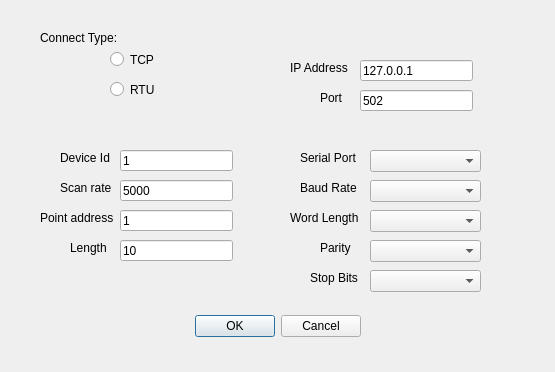
<?xml version="1.0" encoding="UTF-8"?>
<ui version="4.0">
 <class>NewConnectionWidget</class>
 <widget class="QDialog" name="NewConnectionWidget">
  <property name="geometry">
   <rect>
    <x>0</x>
    <y>0</y>
    <width>555</width>
    <height>372</height>
   </rect>
  </property>
  <property name="windowTitle">
   <string>New Connection</string>
  </property>
  <widget class="QDialogButtonBox" name="buttonBox">
   <property name="geometry">
    <rect>
     <x>90</x>
     <y>310</y>
     <width>271</width>
     <height>32</height>
    </rect>
   </property>
   <property name="orientation">
    <enum>Qt::Horizontal</enum>
   </property>
   <property name="standardButtons">
    <set>QDialogButtonBox::Cancel|QDialogButtonBox::Ok</set>
   </property>
  </widget>
  <widget class="QLabel" name="lblIpAddress">
   <property name="geometry">
    <rect>
     <x>290</x>
     <y>60</y>
     <width>121</width>
     <height>16</height>
    </rect>
   </property>
   <property name="text">
    <string>&lt;html&gt;&lt;head/&gt;&lt;body&gt;&lt;p&gt;IP Address&lt;/p&gt;&lt;/body&gt;&lt;/html&gt;</string>
   </property>
  </widget>
  <widget class="QLineEdit" name="lineEditIpAddress">
   <property name="geometry">
    <rect>
     <x>360</x>
     <y>60</y>
     <width>113</width>
     <height>21</height>
    </rect>
   </property>
   <property name="text">
    <string>127.0.0.1</string>
   </property>
   <property name="readOnly">
    <bool>false</bool>
   </property>
   <property name="placeholderText">
    <string/>
   </property>
  </widget>
  <widget class="QLabel" name="lblPort">
   <property name="geometry">
    <rect>
     <x>320</x>
     <y>90</y>
     <width>121</width>
     <height>16</height>
    </rect>
   </property>
   <property name="text">
    <string>Port</string>
   </property>
  </widget>
  <widget class="QLineEdit" name="lineEditPort">
   <property name="geometry">
    <rect>
     <x>360</x>
     <y>90</y>
     <width>113</width>
     <height>21</height>
    </rect>
   </property>
   <property name="text">
    <string>502</string>
   </property>
  </widget>
  <widget class="QLineEdit" name="lineEditScanRate">
   <property name="geometry">
    <rect>
     <x>120</x>
     <y>180</y>
     <width>113</width>
     <height>21</height>
    </rect>
   </property>
   <property name="text">
    <string>5000</string>
   </property>
  </widget>
  <widget class="QLabel" name="lblPointAddress">
   <property name="geometry">
    <rect>
     <x>40</x>
     <y>210</y>
     <width>121</width>
     <height>16</height>
    </rect>
   </property>
   <property name="text">
    <string>Point address</string>
   </property>
  </widget>
  <widget class="QLabel" name="lnlScanRate">
   <property name="geometry">
    <rect>
     <x>60</x>
     <y>180</y>
     <width>121</width>
     <height>16</height>
    </rect>
   </property>
   <property name="text">
    <string>Scan rate</string>
   </property>
  </widget>
  <widget class="QLineEdit" name="lineEditPointAddress">
   <property name="geometry">
    <rect>
     <x>120</x>
     <y>210</y>
     <width>113</width>
     <height>21</height>
    </rect>
   </property>
   <property name="text">
    <string>1</string>
   </property>
  </widget>
  <widget class="QLineEdit" name="lineEditLength">
   <property name="geometry">
    <rect>
     <x>120</x>
     <y>240</y>
     <width>113</width>
     <height>21</height>
    </rect>
   </property>
   <property name="text">
    <string>10</string>
   </property>
  </widget>
  <widget class="QLabel" name="lblLength">
   <property name="geometry">
    <rect>
     <x>70</x>
     <y>240</y>
     <width>121</width>
     <height>16</height>
    </rect>
   </property>
   <property name="text">
    <string>Length</string>
   </property>
  </widget>
  <widget class="QLabel" name="lblBaudRate">
   <property name="geometry">
    <rect>
     <x>300</x>
     <y>180</y>
     <width>121</width>
     <height>16</height>
    </rect>
   </property>
   <property name="text">
    <string>Baud Rate</string>
   </property>
  </widget>
  <widget class="QLabel" name="lblWordLength">
   <property name="geometry">
    <rect>
     <x>290</x>
     <y>210</y>
     <width>121</width>
     <height>16</height>
    </rect>
   </property>
   <property name="text">
    <string>Word Length</string>
   </property>
  </widget>
  <widget class="QLabel" name="lblParity">
   <property name="geometry">
    <rect>
     <x>320</x>
     <y>240</y>
     <width>121</width>
     <height>16</height>
    </rect>
   </property>
   <property name="text">
    <string>Parity</string>
   </property>
  </widget>
  <widget class="QLabel" name="lblStopBits">
   <property name="geometry">
    <rect>
     <x>310</x>
     <y>270</y>
     <width>121</width>
     <height>16</height>
    </rect>
   </property>
   <property name="text">
    <string>Stop Bits</string>
   </property>
  </widget>
  <widget class="QComboBox" name="comboBoxBaudRate">
   <property name="geometry">
    <rect>
     <x>370</x>
     <y>180</y>
     <width>111</width>
     <height>22</height>
    </rect>
   </property>
  </widget>
  <widget class="QComboBox" name="comboBoxWordLength">
   <property name="geometry">
    <rect>
     <x>370</x>
     <y>210</y>
     <width>111</width>
     <height>22</height>
    </rect>
   </property>
  </widget>
  <widget class="QComboBox" name="comboBoxParity">
   <property name="geometry">
    <rect>
     <x>370</x>
     <y>240</y>
     <width>111</width>
     <height>22</height>
    </rect>
   </property>
  </widget>
  <widget class="QComboBox" name="comboBoxStopBits">
   <property name="geometry">
    <rect>
     <x>370</x>
     <y>270</y>
     <width>111</width>
     <height>22</height>
    </rect>
   </property>
  </widget>
  <widget class="QLineEdit" name="lineEditSlaveId">
   <property name="geometry">
    <rect>
     <x>120</x>
     <y>150</y>
     <width>113</width>
     <height>21</height>
    </rect>
   </property>
   <property name="text">
    <string>1</string>
   </property>
  </widget>
  <widget class="QLabel" name="lblDeviceId">
   <property name="geometry">
    <rect>
     <x>60</x>
     <y>150</y>
     <width>121</width>
     <height>16</height>
    </rect>
   </property>
   <property name="text">
    <string>Device Id</string>
   </property>
  </widget>
  <widget class="QComboBox" name="comboBoxSerialPort">
   <property name="geometry">
    <rect>
     <x>370</x>
     <y>150</y>
     <width>111</width>
     <height>22</height>
    </rect>
   </property>
  </widget>
  <widget class="QLabel" name="lblSerialPort">
   <property name="geometry">
    <rect>
     <x>300</x>
     <y>150</y>
     <width>121</width>
     <height>16</height>
    </rect>
   </property>
   <property name="text">
    <string>Serial Port</string>
   </property>
  </widget>
  <widget class="QRadioButton" name="rbTypeTcpRadio">
   <property name="geometry">
    <rect>
     <x>110</x>
     <y>50</y>
     <width>84</width>
     <height>19</height>
    </rect>
   </property>
   <property name="text">
    <string>TCP</string>
   </property>
  </widget>
  <widget class="QRadioButton" name="rbTypeRtuRadio">
   <property name="geometry">
    <rect>
     <x>110</x>
     <y>80</y>
     <width>84</width>
     <height>19</height>
    </rect>
   </property>
   <property name="text">
    <string>RTU</string>
   </property>
  </widget>
  <widget class="QLabel" name="lblConnectType">
   <property name="geometry">
    <rect>
     <x>40</x>
     <y>30</y>
     <width>121</width>
     <height>16</height>
    </rect>
   </property>
   <property name="text">
    <string>Connect Type:</string>
   </property>
  </widget>
 </widget>
 <tabstops>
  <tabstop>lineEditIpAddress</tabstop>
 </tabstops>
 <resources/>
 <connections>
  <connection>
   <sender>buttonBox</sender>
   <signal>accepted()</signal>
   <receiver>NewConnectionWidget</receiver>
   <slot>accept()</slot>
   <hints>
    <hint type="sourcelabel">
     <x>248</x>
     <y>254</y>
    </hint>
    <hint type="destinationlabel">
     <x>157</x>
     <y>274</y>
    </hint>
   </hints>
  </connection>
  <connection>
   <sender>buttonBox</sender>
   <signal>rejected()</signal>
   <receiver>NewConnectionWidget</receiver>
   <slot>reject()</slot>
   <hints>
    <hint type="sourcelabel">
     <x>316</x>
     <y>260</y>
    </hint>
    <hint type="destinationlabel">
     <x>286</x>
     <y>274</y>
    </hint>
   </hints>
  </connection>
 </connections>
</ui>
